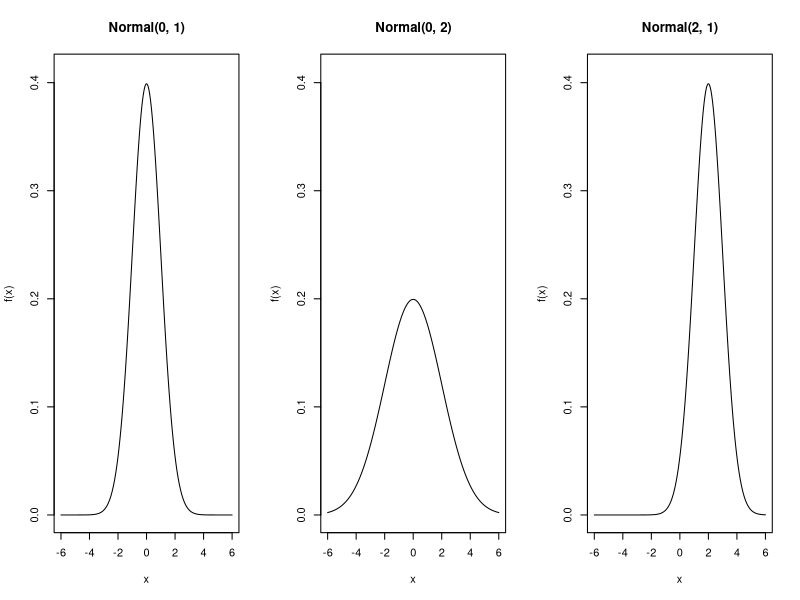

Recreate this plot in R.
x <- seq(-6, 6, length.out = 500)

pdf("normal_shapes.pdf", width = 7.5, height = 3.5)

par(mfrow = c(1, 3))

mu <- 0
sigma <- 1
y <- dnorm(x, mu, sigma)
plot(x, y,
    type = "l",
    lwd = 1,
    main = "Normal(0, 1)",
    xlab = "x",
    ylab = "f(x)",
    ylim = c(0, 0.41)
)

mu <- 0
sigma <- 2
y <- dnorm(x, mu, sigma)
plot(x, y,
    type = "l",
    lwd = 1,
    main = "Normal(0, 2)",
    xlab = "x",
    ylab = "f(x)",
    ylim = c(0, 0.41)
)

mu <- 2
sigma <- 1
y <- dnorm(x, mu, sigma)
plot(x, y,
    type = "l",
    lwd = 1,
    main = "Normal(2, 1)",
    xlab = "x",
    ylab = "f(x)",
    ylim = c(0, 0.41)
)

dev.off()
